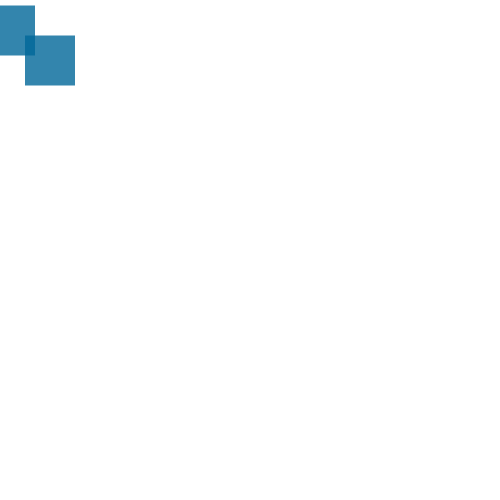
Frame 1 (no input)
Frame 60 (the mouse pressed at the canvas centre just before this capture): identical to frame 1, image omitted
Frame 120 (the mouse held since frame 60 and released just before this capture): identical to frame 1, image omitted

The Processing sketch that drew this single still picture (run headless with seeded random() and noise(); from frame 60 on, the mouse is pressed at the canvas centre):

// Processing sketch: test02
// ── test02.pde

  int r = 0;
  int g = 102;
  int b = 153;
  int alpha = 204;
  int backgroundGray = 255;
  
  float x1 = 10.0;
  float y1 = 30.5;
  float x2 = 50;
  float y2 = 60.5;
  
void setup(){
  size(500,500);
  rectMode(CENTER);
  noStroke();
  
  
  fill(r,g,b,alpha);
}

void draw(){
  background(backgroundGray);
  rect(x1,y1,50,50);
  rect(x2,y2,50,50);
}  
